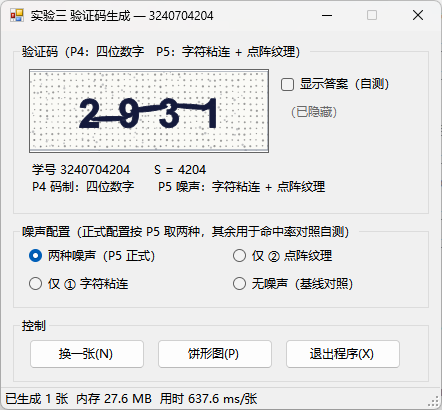
#> input picture evidence/screenshots/01_captcha_main.png, 442 x 410 px, found by its file name
$ python make_report.py
#> lines starting #> are read from the running program, lines starting #| are printed output that depends on the picture
# -*- coding: utf-8 -*-
"""生成实验三报告 实验报告.docx（正文 4 页以内，附录数据表不计页数）。
报告中的所有实测数字都从 evidence 下的 CSV 读取，避免报告与数据不一致。"""
import csv
import os
from docx import Document
from docx.shared import Pt, Cm, RGBColor
from docx.enum.text import WD_ALIGN_PARAGRAPH
from docx.enum.table import WD_TABLE_ALIGNMENT
from docx.oxml.ns import qn
from docx.oxml import OxmlElement
from PIL import Image

ROOT = r"C:\Users\12807\Desktop\3240704204_王志远_实验3"
SHOTS = os.path.join(ROOT, "evidence", "screenshots")
ASSETS = os.path.join(ROOT, "evidence", "report_assets")
HIT = os.path.join(ROOT, "evidence", "hitrate")
os.makedirs(ASSETS, exist_ok=True)


# ---------------- 读实测数据 ----------------
def read_hitrate():
    data = {}
    with open(os.path.join(HIT, "hitrate.csv"), encoding="utf-8-sig") as f:
#> (reads evidence/hitrate/hitrate.csv from the repository)
        for row in csv.DictReader(f):
            data[row["config"]] = {
                "images": int(row["images"]),
                "chars": int(row["chars"]),
                "hits": int(row["char_hits"]),
                "acc": float(row["char_accuracy"]),
                "exact": int(row["exact_matches"]),
            }
    return data


def read_memory():
    rows = []
    with open(os.path.join(HIT, "memory_test.csv"), encoding="utf-8-sig") as f:
#> (reads evidence/hitrate/memory_test.csv from the repository)
        for row in csv.DictReader(f):
            rows.append((row["已点击次数"], float(row["私有内存MB"]), row["GDI对象"], row["USER对象"]))
    return rows


HR = read_hitrate()
MEM = read_memory()
mem_text = " / ".join("%.2f" % m[1] for m in MEM)
gdi_values = sorted(set(m[2] for m in MEM))
gdi_text = gdi_values[0] if len(gdi_values) == 1 else "/".join(gdi_values)
first_render = "637.6"   # 首张截图状态栏读数，含 JIT 预热

# ---------------- 拼报告用图 ----------------
def compose(paths, out, target_h=430, gap=14, bg=(255, 255, 255)):
#> called with target_h = 430, gap = 14, bg = (255, 255, 255)
    ims = [Image.open(p).convert("RGB") for p in paths]
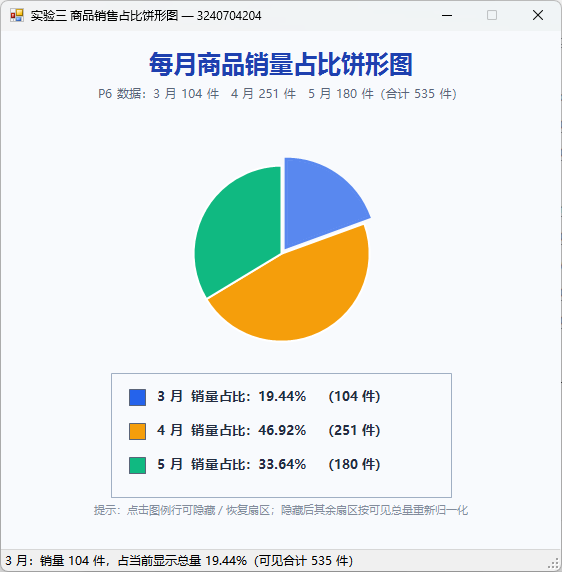
#> input picture evidence/screenshots/06_pie_hover_march.png, 562 x 572 px, found by its file name
#> ims = 2 items
    scaled = []
    for im in ims:
        w, h = im.size
        nw = int(w * target_h / h)
        scaled.append(im.resize((nw, target_h), Image.LANCZOS))
#> this loop made 2 passes
#> (w, h, nw) on passes 1 to 2: (442, 410, 463), (562, 572, 422)
#> after the loop, scaled = 2 items
    total_w = sum(im.size[0] for im in scaled) + gap * (len(scaled) - 1)
#> total_w = 899
    canvas = Image.new("RGB", (total_w, target_h), bg)
#> canvas: PIL image 899x430 RGB; every value is 255
    x = 0
    for im in scaled:
        canvas.paste(im, (x, 0))
        x += im.size[0] + gap
#> this loop made 2 passes
#> x on passes 1 to 2: 477, 913
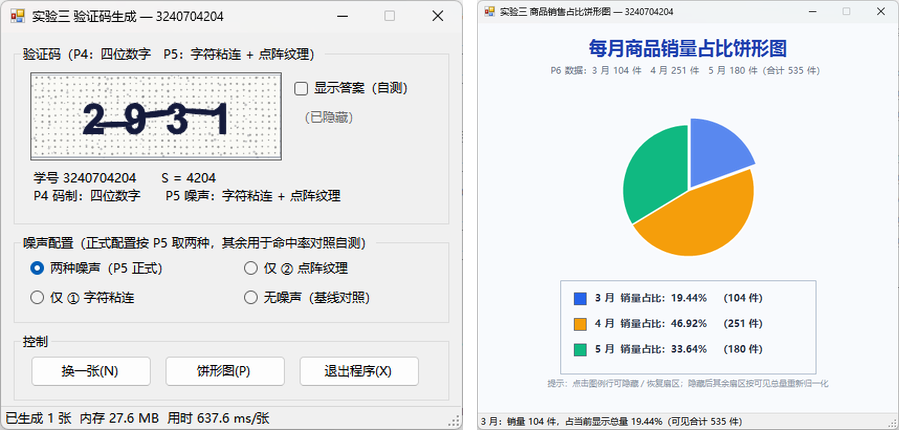
#> canvas: PIL image 899x430 RGB; mean R, G, B 229.6, 231.6, 231.2
#> after the loop, x = 913
    canvas.save(out)


compose([os.path.join(SHOTS, "01_captcha_main.png"),
         os.path.join(SHOTS, "06_pie_hover_march.png")],
        os.path.join(ASSETS, "fig_ui_combo.png"), target_h=430)
compose([os.path.join(SHOTS, "08_pie_hide_march.png"),
         os.path.join(SHOTS, "09_pie_hide_two.png")],
        os.path.join(ASSETS, "fig_pie_hidden.png"), target_h=430)
#> call 2 of compose, with target_h = 430, gap = 14, bg = (255, 255, 255)
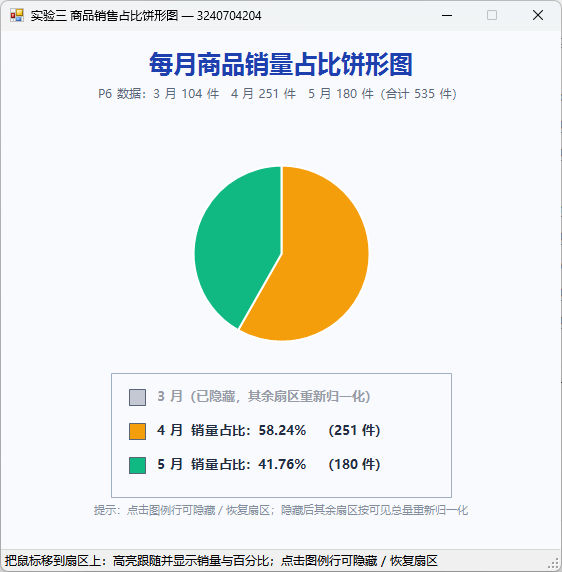
#> input picture evidence/screenshots/08_pie_hide_march.png, 562 x 572 px, found by its file name
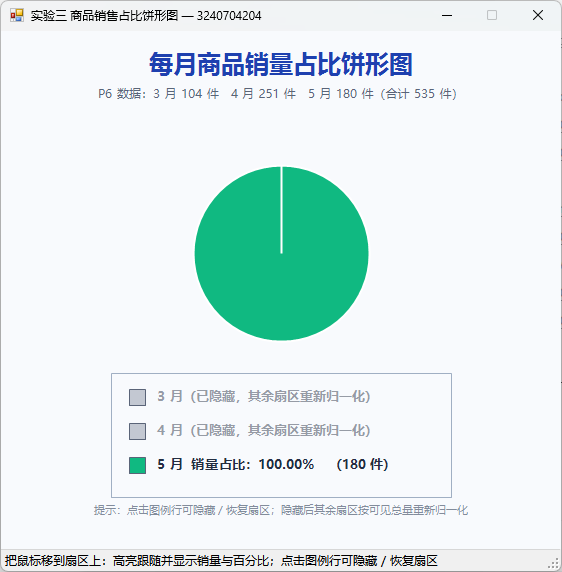
#> input picture evidence/screenshots/09_pie_hide_two.png, 562 x 572 px, found by its file name
#> the loop in compose (call 2), `for im in ims:` made 2 passes
#> in compose (call 2), `total_w = sum(im.size[0] for im in scaled) + gap * (len(scaled) - 1)`: total_w = 858
#> in compose (call 2), `canvas = Image.new("RGB", (total_w, target_h), bg)`: canvas: PIL image 858x430 RGB; every value is 255
#> the loop in compose (call 2), `for im in scaled:` made 2 passes
#> x on passes 1 to 2: 436, 872
#> after the loop in compose (call 2), `for im in scaled:`:
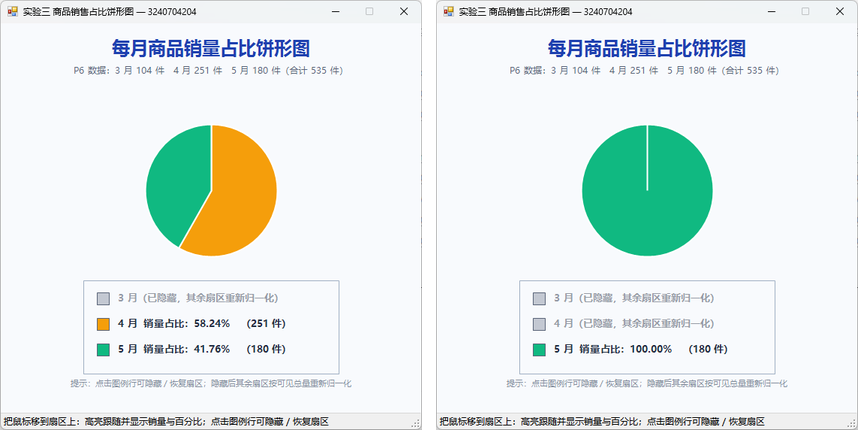
#> canvas: PIL image 858x430 RGB; mean R, G, B 228.2, 237.3, 235
#> after the loop in compose (call 2), `for im in scaled:`: x = 872

# ---------------- 文档与样式 ----------------
#> (the run stopped early here; a loop or call above may not have finished)
